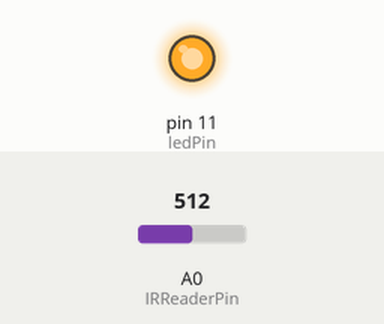
Bench run of a sketch on a simulated Arduino Uno, built with avr-gcc and run on an emulated ATmega328P. Shown: output pins drawn as LEDs (lit = HIGH). Inputs (shaded band) come from the test bench; at power-on: A0 (IRReaderPin) = 512. What the sketch prints to the serial monitor is not drawn.

Above: at 1.2 s.
1.3 s: A0 (IRReaderPin) set to 86
2.8 s: A0 (IRReaderPin) set to 72
At 3.4 s:
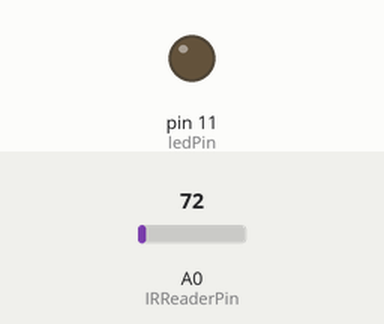
4.3 s: A0 (IRReaderPin) set to 110
At 5.5 s:
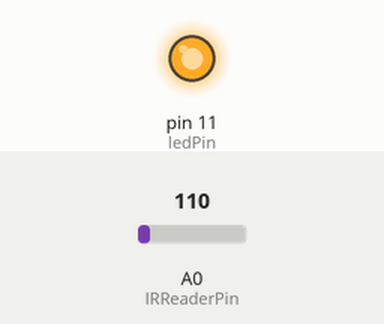
5.8 s: A0 (IRReaderPin) set to 0
At 7.0 s:
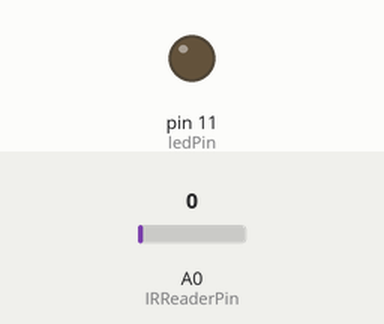
Timing chart, 0 to 8.3 s (numbered marks = the images above; inputs shaded):
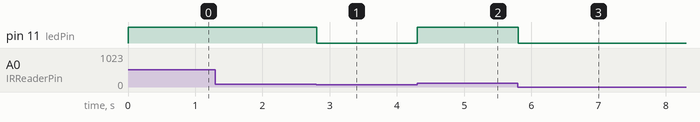

Measured:
- the behaviour switches between 81 and 80 on A0 (IRReaderPin) (found by bisection; images 0 and 1)
- after the input at 1.3 s, every drawn part: stays the same
- after the input at 2.8 s, pin 11 (ledPin): HIGH → LOW at once
- after the input at 4.3 s, pin 11 (ledPin): LOW → HIGH at once
- after the input at 5.8 s, pin 11 (ledPin): HIGH → LOW at once

The sketch:

led_ir_sensor.ino
```cpp
//#include <CustomStepper.h>

int numOfSteps = 64;

int IRReaderPin = A0;
int ledPin = 11;

int IREmitterPin = 8;
int IREmitterPin_1 = 7;

int distance;
int maxDist;
int minDist;

//int lidOpen = STOP;

//CustomStepper myStepper(8,9,10,11);

void setup() {
  // put your setup code here, to run once:
  Serial.begin(9600);

  //  myStepper.setRPM(60);
  //  myStepper.setSPR(numOfSteps);
  pinMode(ledPin, OUTPUT);
  analogWrite(ledPin, 0);
}

void loop() {
  // put your main code here, to run repeatedly:
  distance = readIR(5);
  checkDistance();
  //myStepper.run();

  //   if(lidOpen == CCW && myStepper.isDone()){
  //         lidOpen = STOP;
  //   }
}
void checkDistance() {

  if (minDist > distance) {
    minDist = distance;
    Serial.println(distance);
  }

  if (maxDist < distance) {
    maxDist = distance;
    Serial.println(distance);
  }


  if (distance > 100) {
    analogWrite(ledPin, 255);
    //      if(myStepper.isDone() && lidOpen == STOP){
    //        setLidDirrction();
    //        myStepper.setDirection(lidOpen);
    //        myStepper.rotateDegrees(90);
    //      }
  } else {
    analogWrite(ledPin, 0);

    //      if(myStepper.isDone() && lidOpen == CW){
    //        setLidDirrction();
    //        myStepper.setDirection(lidOpen);
    //        myStepper.rotateDegrees(90);
    //      }
  }
}

//void setLidDirrction(){
// if(lidOpen == CW){
//  lidOpen = CCW;
// } else{
//   lidOpen = CW;
// }
//}

int readIR(int times) {
  int ambientIRReading;
  int obstacleIRReading;

  for (int i = 0; i < times; i++) {
    digitalWrite(IREmitterPin, HIGH);
    delay(1);
    obstacleIRReading = analogRead(IRReaderPin);

    distance += obstacleIRReading;
  }

  return distance / times;
}
```
